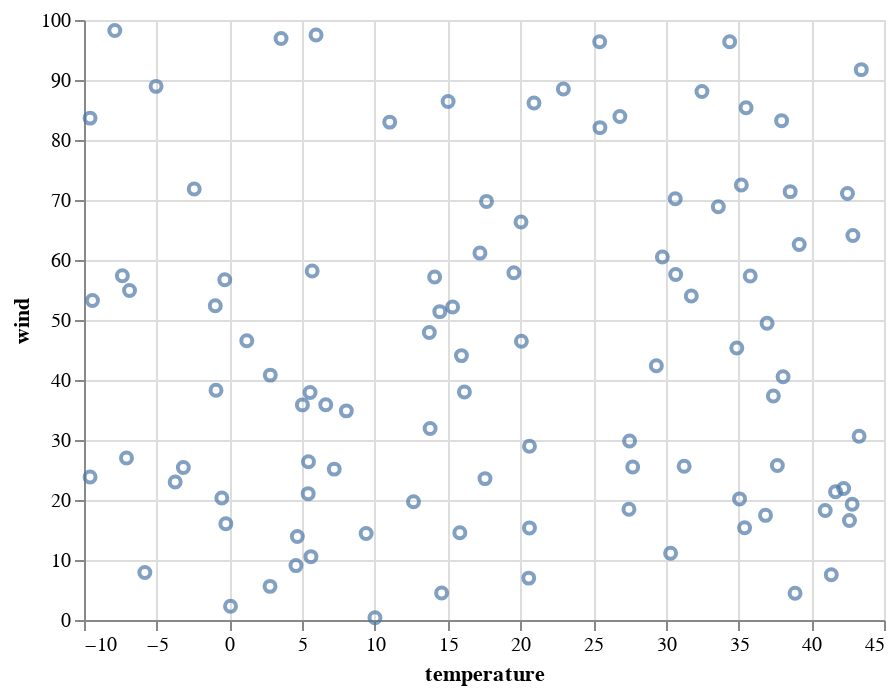

The code cell stored with this chart in its notebook:
### Code cell
base = alt.Chart(df)
point = base.mark_point().encode(
    x=alt.X(field="temperature", type="quantitative", scale=alt.Scale(type="linear")),
    y=alt.Y(field="wind", type="quantitative", scale=alt.Scale(type="linear")),
)
display_chart(point)

### Figure 1 — Vega-Lite specification as saved in the notebook (floating-point values rounded to 4 significant figures)
{"config": {"view": {"continuousWidth": 400, "continuousHeight": 300}}, "data": {"name": "data-62648c40dc40a84dcc0ff734b69b013d"}, "mark": "point", "encoding": {"x": {"field": "temperature", "scale": {"type": "linear"}, "type": "quantitative"}, "y": {"field": "wind", "scale": {"type": "linear"}, "type": "quantitative"}}, "$schema": "https://vega.github.io/schema/vega-lite/v4.17.0.json", "datasets": {"data-62648c40dc40a84dcc0ff734b69b013d": [{"temperature": 15.95, "wind": 44.06, "precipitation": 39.57, "condition": "sun"}, {"temperature": 35.8, "wind": 57.35, "precipitation": 51.1, "condition": "snow"}, {"temperature": 34.39, "wind": 96.36, "precipitation": 40.97, "condition": "drizzle"}, {"temperature": 7.205, "wind": 25.15, "precipitation": 85.49, "condition": "drizzle"}, {"temperature": 19.55, "wind": 57.88, "precipitation": 73.7, "condition": "sun"}, {"temperature": 40.96, "wind": 18.24, "precipitation": 12.34, "condition": "drizzle"}, {"temperature": 8.037, "wind": 34.86, "precipitation": 47.4, "condition": "drizzle"}, {"temperature": -0.9238, "wind": 38.28, "precipitation": 49.08, "condition": "snow"}, {"temperature": 5.432, "wind": 26.38, "precipitation": 11.85, "condition": "fog"}, {"temperature": -0.5233, "wind": 20.34, "precipitation": 17.6, "condition": "rain"}, {"temperature": -0.3212, "wind": 56.71, "precipitation": 27.9, "condition": "snow"}, {"temperature": -5.817, "wind": 7.922, "precipitation": 58.97, "condition": "sun"}, {"temperature": 29.35, "wind": 42.36, "precipitation": 52.3, "condition": "snow"}, {"temperature": -3.17, "wind": 25.42, "precipitation": 75.96, "condition": "sun"}, {"temperature": 29.76, "wind": 60.51, "precipitation": 27.63, "condition": "sun"}, {"temperature": -2.423, "wind": 71.82, "precipitation": 27.87, "condition": "rain"}, {"temperature": 27.72, "wind": 25.5, "precipitation": 56.95, "condition": "rain"}, {"temperature": 42.86, "wind": 64.08, "precipitation": 43.21, "condition": "drizzle"}, {"temperature": 17.67, "wind": 69.77, "precipitation": 4.879, "condition": "snow"}, {"temperature": 14.11, "wind": 57.18, "precipitation": 23.0, "condition": "sun"}, {"temperature": 13.74, "wind": 47.92, "precipitation": 14.36, "condition": "drizzle"}, {"temperature": 38.55, "wind": 71.4, "precipitation": 47.87, "condition": "rain"}, {"temperature": 35.42, "wind": 15.37, "precipitation": 10.14, "condition": "drizzle"}, {"temperature": 42.81, "wind": 19.29, "precipitation": 83.72, "condition": "sun"}, {"temperature": 5.542, "wind": 37.92, "precipitation": 1.806, "condition": "rain"}, {"temperature": 31.26, "wind": 25.61, "precipitation": 94.0, "condition": "snow"}, {"temperature": 12.65, "wind": 19.72, "precipitation": 4.277, "condition": "snow"}, {"temperature": 27.46, "wind": 18.46, "precipitation": 14.86, "condition": "snow"}, {"temperature": 39.17, "wind": 62.58, "precipitation": 61.91, "condition": "drizzle"}, {"temperature": 20.58, "wind": 6.979, "precipitation": 26.2, "condition": "fog"}, {"temperature": 43.44, "wind": 91.73, "precipitation": 49.93, "condition": "rain"}, {"temperature": 37.39, "wind": 37.35, "precipitation": 79.01, "condition": "rain"}, {"temperature": -0.974, "wind": 52.37, "precipitation": 30.45, "condition": "fog"}, {"temperature": 32.48, "wind": 88.07, "precipitation": 79.8, "condition": "drizzle"}, {"temperature": 35.07, "wind": 20.18, "precipitation": 68.33, "condition": "drizzle"}, {"temperature": 30.65, "wind": 70.21, "precipitation": 14.84, "condition": "fog"}, {"temperature": 17.57, "wind": 23.57, "precipitation": 33.43, "condition": "fog"}, {"temperature": 37.67, "wind": 25.75, "precipitation": 22.16, "condition": "fog"}, {"temperature": 5.014, "wind": 35.85, "precipitation": 50.43, "condition": "drizzle"}, {"temperature": 0.072, "wind": 2.304, "precipitation": 43.69, "condition": "snow"}, {"temperature": 5.955, "wind": 97.51, "precipitation": 18.94, "condition": "fog"}, {"temperature": 30.33, "wind": 11.12, "precipitation": 16.1, "condition": "rain"}, {"temperature": 14.46, "wind": 51.39, "precipitation": 51.52, "condition": "fog"}, {"temperature": 9.396, "wind": 14.41, "precipitation": 58.34, "condition": "drizzle"}, {"temperature": -7.883, "wind": 98.24, "precipitation": 51.41, "condition": "snow"}, {"temperature": 36.85, "wind": 17.44, "precipitation": 55.91, "condition": "drizzle"}, {"temperature": -9.583, "wind": 23.84, "precipitation": 61.61, "condition": "fog"}, {"temperature": -9.419, "wind": 53.25, "precipitation": 78.45, "condition": "sun"}, {"temperature": 4.572, "wind": 9.069, "precipitation": 42.45, "condition": "rain"}, {"temperature": 6.62, "wind": 35.88, "precipitation": 64.99, "condition": "rain"}, {"temperature": 20.63, "wind": 28.95, "precipitation": 14.3, "condition": "rain"}, {"temperature": -9.584, "wind": 83.65, "precipitation": 35.87, "condition": "snow"}, {"temperature": 11.02, "wind": 82.98, "precipitation": 67.52, "condition": "drizzle"}, {"temperature": 5.411, "wind": 21.06, "precipitation": 98.11, "condition": "fog"}, {"temperature": 2.807, "wind": 40.81, "precipitation": 17.11, "condition": "drizzle"}, {"temperature": 33.61, "wind": 68.87, "precipitation": 1.751, "condition": "drizzle"}, {"temperature": -3.731, "wind": 22.99, "precipitation": 20.45, "condition": "sun"}, {"temperature": 38.89, "wind": 4.451, "precipitation": 50.19, "condition": "snow"}, {"temperature": 30.68, "wind": 57.59, "precipitation": 3.882, "condition": "sun"}, {"temperature": 20.94, "wind": 86.16, "precipitation": 84.65, "condition": "sun"}, {"temperature": 37.96, "wind": 83.22, "precipitation": 78.1, "condition": "sun"}, {"temperature": 2.789, "wind": 5.605, "precipitation": 64.23, "condition": "rain"}, {"temperature": -7.363, "wind": 57.38, "precipitation": 18.5, "condition": "sun"}, {"temperature": 1.191, "wind": 46.53, "precipitation": 56.22, "condition": "rain"}, {"temperature": 5.601, "wind": 10.56, "precipitation": 10.01, "condition": "sun"}, {"temperature": 38.06, "wind": 40.56, "precipitation": 18.58, "condition": "rain"}, {"temperature": 10.0, "wind": 0.3814, "precipitation": 3.432, "condition": "snow"}, {"temperature": 35.52, "wind": 85.38, "precipitation": 72.28, "condition": "rain"}, {"temperature": 42.22, "wind": 21.9, "precipitation": 64.45, "condition": "snow"}, {"temperature": 42.63, "wind": 16.6, "precipitation": 85.32, "condition": "sun"}, {"temperature": 4.667, "wind": 13.91, "precipitation": 87.48, "condition": "drizzle"}, {"temperature": 16.15, "wind": 38.0, "precipitation": 47.26, "condition": "rain"}, {"temperature": 15.03, "wind": 86.43, "precipitation": 81.7, "condition": "rain"}, {"temperature": 35.19, "wind": 72.51, "precipitation": 22.44, "condition": "sun"}, {"temperature": 26.84, "wind": 83.91, "precipitation": 63.12, "condition": "drizzle"}, {"temperature": 34.88, "wind": 45.33, "precipitation": 0.9936, "condition": "rain"}, {"temperature": 41.38, "wind": 7.545, "precipitation": 54.7, "condition": "snow"}, {"temperature": 36.96, "wind": 49.47, "precipitation": 85.48, "condition": "snow"}, {"temperature": 14.59, "wind": 4.49, "precipitation": 10.31, "condition": "sun"}, {"temperature": 20.04, "wind": 66.33, "precipitation": 74.45, "condition": "sun"}, {"temperature": 25.47, "wind": 82.06, "precipitation": 61.2, "condition": "rain"}, {"temperature": 20.07, "wind": 46.45, "precipitation": 53.6, "condition": "snow"}, {"temperature": 5.685, "wind": 58.17, "precipitation": 31.24, "condition": "snow"}, {"temperature": 42.49, "wind": 71.08, "precipitation": 61.47, "condition": "rain"}, {"temperature": -7.079, "wind": 27.0, "precipitation": 19.79, "condition": "rain"}, {"temperature": -5.045, "wind": 88.94, "precipitation": 99.5, "condition": "fog"}, {"temperature": 25.45, "wind": 96.39, "precipitation": 69.85, "condition": "rain"}, {"temperature": 22.96, "wind": 88.49, "precipitation": 40.27, "condition": "snow"}, {"temperature": 27.51, "wind": 29.84, "precipitation": 27.85, "condition": "fog"}, {"temperature": -6.87, "wind": 54.9, "precipitation": 29.74, "condition": "snow"}, {"temperature": 41.67, "wind": 21.39, "precipitation": 23.45, "condition": "sun"}, {"temperature": 15.84, "wind": 14.55, "precipitation": 78.91, "condition": "sun"}, {"temperature": 13.79, "wind": 31.92, "precipitation": 65.39, "condition": "fog"}, {"temperature": -0.2479, "wind": 16.05, "precipitation": 26.22, "condition": "sun"}, {"temperature": 20.63, "wind": 15.35, "precipitation": 94.2, "condition": "rain"}, {"temperature": 17.22, "wind": 61.15, "precipitation": 27.79, "condition": "snow"}, {"temperature": 15.34, "wind": 52.16, "precipitation": 44.26, "condition": "drizzle"}, {"temperature": 43.29, "wind": 30.62, "precipitation": 90.71, "condition": "drizzle"}, {"temperature": 31.75, "wind": 54.0, "precipitation": 98.59, "condition": "drizzle"}, {"temperature": 3.548, "wind": 96.91, "precipitation": 50.0, "condition": "fog"}]}}
